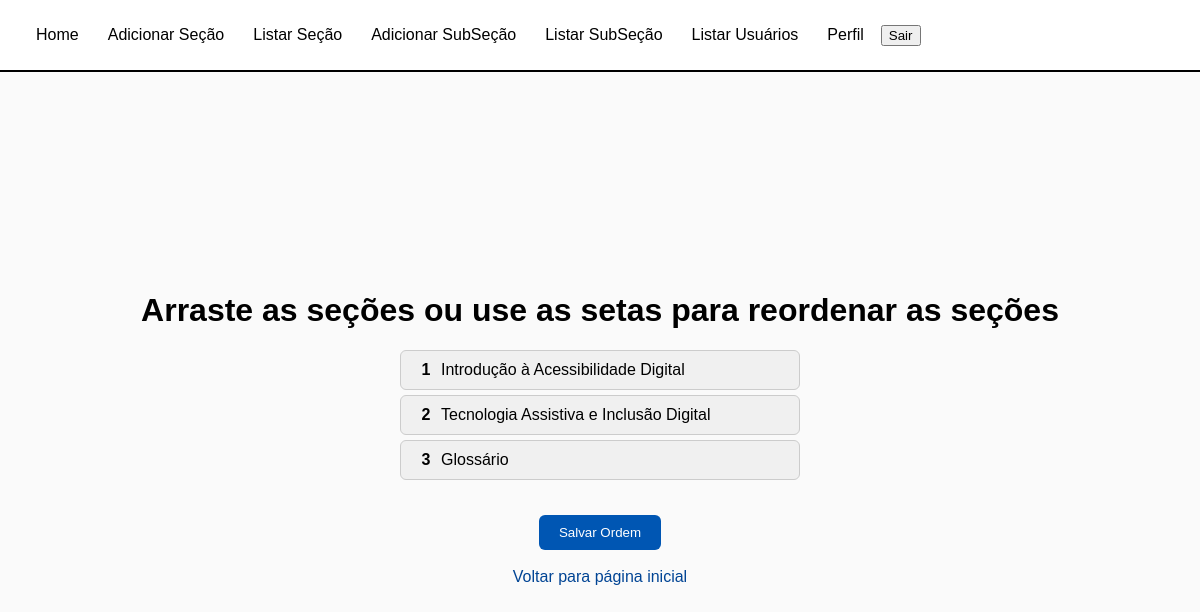
Screenshot of /View/Ordenarsecoes.php (signed in) with the database file from the repository.
### tables this page shows
CREATE TABLE `secoes` (
  `id` int(11) NOT NULL,
  `nome` varchar(255) NOT NULL,
  `descricao` text DEFAULT NULL,
  `ordem` int(11) NOT NULL DEFAULT 0
);

### Conexao/ConexaoConfig.php (called while the page is built, shortened)
<?php
class ConexaoConfig {
	private $sgbd;
	private $host;
	private $bd;
	private $usuario;
	private $senha;
	public function __construct(){
		$iniFile = parse_ini_file(__DIR__ . "/config.ini");
		$this->sgbd = $iniFile["sgbd"];
		$this->host = $iniFile["host"];
		$this->bd = $iniFile["bd"];
		$this->usuario = $iniFile["usuario"];
		$this->senha = $iniFile["senha"];
	}
	public function getSgbd() {
		return $this->sgbd;
	}
	public function getHost() {
		return $this->host;
	}
	public function getBd() {
		return $this->bd;
	}
	public function getUsuario() {
		return $this->usuario;
	}
	public function getSenha() {
		return $this->senha;
	}
}

### Conexao/Conexao.php (called while the page is built, shortened)
<?php
include_once 'ConexaoConfig.php';
class Conexao {
    private static $conexao;
    public static function getConexao() {
    	$config = new ConexaoConfig();
    	if (!isset(self::$conexao)) {
    		self::$conexao = new PDO($config->getSgbd().":host=".$config->getHost()."; dbname=".$config->getBd().";", $config->getUsuario(), $config->getSenha());
    		self::$conexao->setAttribute(PDO::ATTR_ERRMODE, PDO::ERRMODE_EXCEPTION);
    	}
    	return self::$conexao;
    }
}
?>

### Controller/SecaoDAO.php (called while the page is built, shortened)
<?php
include_once __DIR__ . '/../Conexao/Conexao.php';
class SecaoDAO {
    private $conexao;
    public function __construct() {
        $this->conexao = Conexao::getConexao();
    }
    public function listarTodas() {
        $stmt = $this->conexao->prepare('SELECT * FROM secoes ORDER BY nome ASC');
        $stmt->execute();
        return $stmt->fetchAll(PDO::FETCH_ASSOC);
    }
}

### View/Ordenarsecoes.php (the view, shortened to what this page needs)
<?php
include_once __DIR__ . '/../Controller/SecaoDAO.php';
$secaoDAO = new SecaoDAO();
$secoes = $secaoDAO->listarTodas();
usort($secoes, function($a, $b) {
    return $a['ordem'] <=> $b['ordem'];
});
?>
<!DOCTYPE html>
<html lang="pt-BR">
<head>
<link rel="stylesheet" href="../Css/ordenarsecao.css">
</head>
<body>
<?php include 'header.php'; ?>
<main>
<h1>Arraste as seções ou use as setas para reordenar as seções</h1>
<ul id="listaSessoes" role="listbox">
    <?php foreach ($secoes as $secao): ?>
        <li tabindex="0"
            role="option"
            aria-grabbed="false"
            data-id="<?= $secao['id'] ?>"
            aria-label="<?= $secao['ordem'] ?>. <?= htmlspecialchars($secao['nome']) ?>">
            <span class="numero"><?= $secao['ordem'] ?></span>
            <span class="titulo"><?= htmlspecialchars($secao['nome']) ?></span>
        </li>
    <?php endforeach; ?>
</ul>
<button id="salvar">Salvar Ordem</button><br><br>
<a href="Home.php" class="btn btn-link" tabindex="0">Voltar para página inicial</a>
</main>
</body>
</html>

### Css/ordenarsecao.css (style rules this page uses)
body { display: flex; justify-content: center; align-items: center; flex-direction: column; min-height: 100vh; font-family: Arial, sans-serif; padding: 20px; background-color: #fafafa; text-align: center; }
#listaSessoes { list-style: none; padding: 0; width: 400px; margin: 20px auto; }
#listaSessoes li { padding: 10px; margin: 5px 0; background: #f0f0f0; cursor: grab; border: 1px solid #ccc; display: flex; align-items: center; border-radius: 6px; justify-content: flex-start; }
#listaSessoes li span.numero { width: 30px; font-weight: bold; }
button#salvar, a.btn.btn-link { margin-top: 15px; padding: 10px 20px; border: none; background: #0056b3; color: #fff; border-radius: 6px; cursor: pointer; text-decoration: none; }
a.btn.btn-link { background: transparent; color: #004494;; }

### rows the page displays
secoes: ordem "1", nome "Introdução à Acessibilidade Digital"
secoes: ordem "2", nome "Tecnologia Assistiva e Inclusão Digital"
secoes: ordem "3", nome "Glossário"
